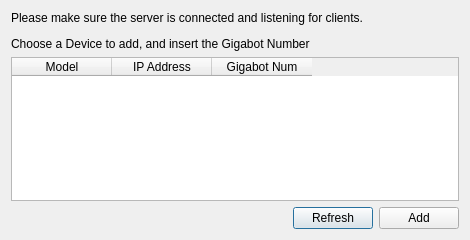
<?xml version="1.0" encoding="UTF-8"?>
<ui version="4.0">
 <class>addmachine</class>
 <widget class="QDialog" name="addmachine">
  <property name="geometry">
   <rect>
    <x>0</x>
    <y>0</y>
    <width>470</width>
    <height>240</height>
   </rect>
  </property>
  <property name="minimumSize">
   <size>
    <width>470</width>
    <height>240</height>
   </size>
  </property>
  <property name="maximumSize">
   <size>
    <width>470</width>
    <height>240</height>
   </size>
  </property>
  <property name="windowTitle">
   <string>Add Machine</string>
  </property>
  <layout class="QVBoxLayout" name="verticalLayout">
   <item>
    <widget class="QLabel" name="Text">
     <property name="text">
      <string>&lt;html&gt;&lt;head/&gt;&lt;body&gt;&lt;p&gt;Please make sure the server is connected and listening for clients.&lt;/p&gt;&lt;p&gt;Choose a Device to add, and insert the Gigabot Number&lt;/p&gt;&lt;/body&gt;&lt;/html&gt;</string>
     </property>
    </widget>
   </item>
   <item>
    <widget class="QTableWidget" name="Devices">
     <column>
      <property name="text">
       <string>Model</string>
      </property>
      <property name="textAlignment">
       <set>AlignCenter</set>
      </property>
     </column>
     <column>
      <property name="text">
       <string>IP Address</string>
      </property>
      <property name="textAlignment">
       <set>AlignCenter</set>
      </property>
     </column>
     <column>
      <property name="text">
       <string>Gigabot Num</string>
      </property>
      <property name="textAlignment">
       <set>AlignCenter</set>
      </property>
     </column>
    </widget>
   </item>
   <item>
    <layout class="QHBoxLayout" name="horizontalLayout">
     <item>
      <spacer name="horizontalSpacer">
       <property name="orientation">
        <enum>Qt::Horizontal</enum>
       </property>
       <property name="sizeHint" stdset="0">
        <size>
         <width>40</width>
         <height>20</height>
        </size>
       </property>
      </spacer>
     </item>
     <item>
      <widget class="QPushButton" name="Refresh">
       <property name="text">
        <string>Refresh</string>
       </property>
      </widget>
     </item>
     <item>
      <widget class="QPushButton" name="Add">
       <property name="text">
        <string>Add</string>
       </property>
      </widget>
     </item>
    </layout>
   </item>
  </layout>
 </widget>
 <resources/>
 <connections/>
</ui>
